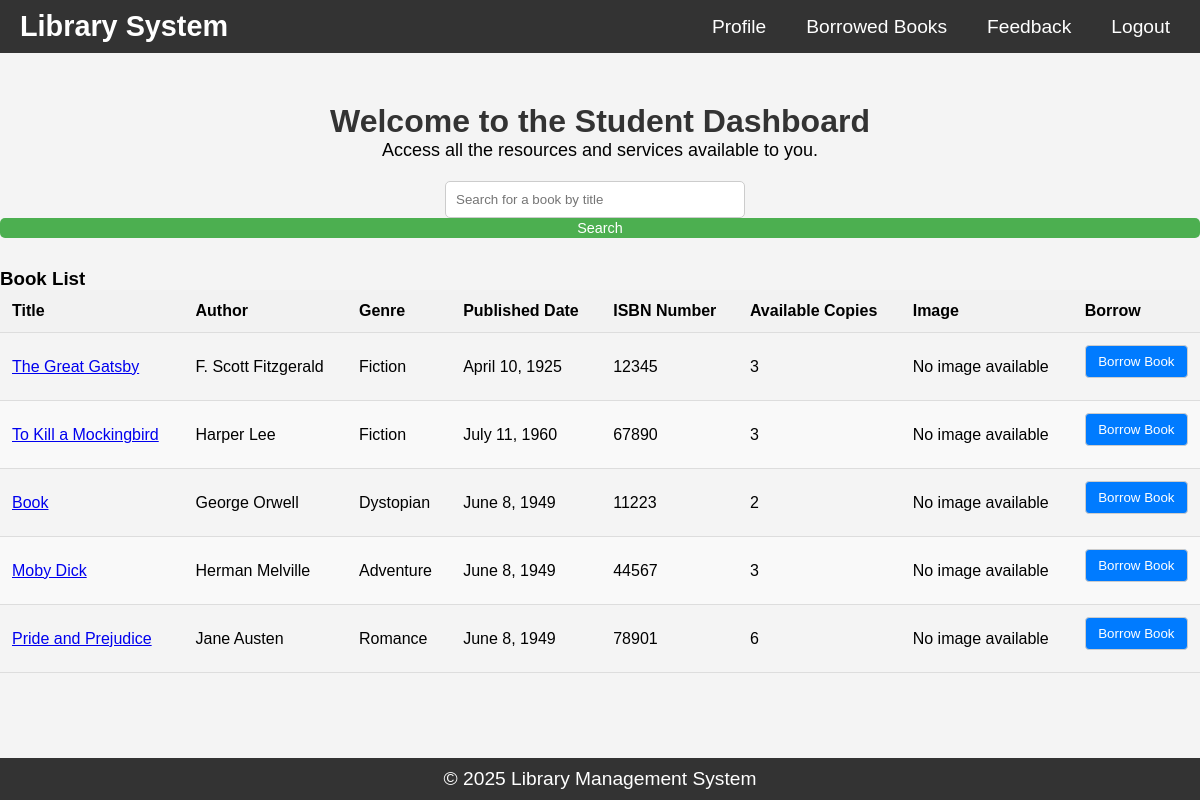
/student/dashboard/ (signed in), run on the app's committed database.
### lib/models.py (models this page shows, shortened)
class Book(models.Model):
    title = models.CharField(max_length=200)
    author = models.CharField(max_length=200)
    genre = models.CharField(max_length=200)
    published_date = models.DateField()
    isbn_number = models.CharField(max_length=13, unique=True)
    available_copies = models.IntegerField()
    image = models.ImageField(upload_to='book_images/', blank=True, null=True)  # Add this line

### lib/views.py (the view)
# urls.py: path('student/dashboard/', views.student_dashboard, name='student_dashboard'),
@login_required(login_url='/login/')
def student_dashboard(request):
    query = request.GET.get('q')
    if query:
        books = Book.objects.filter(title__icontains=query)
    else:
        books = Book.objects.all()
    return render(request, 'lib/student_dashboard.html', {'books': books})

### lib/templates/lib/student_dashboard.html (shortened to what this page needs)
{% load static %}
<!DOCTYPE html>
<html lang="en">
<head>
    <link rel="stylesheet" href="{% static 'css/styles.css' %}">
</head>
<body>
    <nav>
        <div class="navbar">
            <a href="{% url 'lib:home' %}" class="brand">Library System</a>
            <div class="nav-links">
                <a href="{% url 'lib:student_profile' %}" class="profile-icon">Profile</a>
                <a href="{% url 'lib:student_borrowed_books' %}">Borrowed Books</a>
                <a href="{% url 'lib:student_feedback' %}">Feedback</a>
                <a href="{% url 'lib:logout_views' %}">Logout</a>
            </div>
        </div>
    </nav>
    <div class="content-section">
        <div class="welcome-message">
            <h2>Welcome to the Student Dashboard</h2>
            <p>Access all the resources and services available to you.</p>
        </div>
        <div class="search-form">
            <form method="GET" action="{% url 'lib:student_dashboard' %}">
                <input type="text" name="q" placeholder="Search for a book by title" value="{{ request.GET.q }}">
                <button type="submit">Search</button>
            </form>
        </div>
        <div class="book-list">
            <h3>Book List</h3>
            <table>
                <thead>
                    <tr>
                        <th>Title</th>
                        <th>Author</th>
                        <th>Genre</th>
                        <th>Published Date</th>
                        <th>ISBN Number</th>
                        <th>Available Copies</th>
                        <th>Image</th>
                        <th>Borrow</th>
                    </tr>
                </thead>
                <tbody>
                    {% for book in books %}
                    <tr>
                        <td>
                            <a href="{% url 'lib:book_detail_stu' book.isbn_number %}">{{ book.title }}</a>
                        </td>
                        <td>{{ book.author }}</td>
                        <td>{{ book.genre }}</td>
                        <td>{{ book.published_date }}</td>
                        <td>{{ book.isbn_number }}</td>
                        <td>{{ book.available_copies }}</td>
                        <td>
                            {% if book.image %}
                                <img src="{{ book.image.url }}" alt="{{ book.title }}">
                            {% else %}
                                No image available
                            {% endif %}
                        </td>
                        <td>
                            {% if book.available_copies > 0 %}
                                <form method="POST" action="{% url 'lib:borrow_book' book.isbn_number %}">
                                    <button type="submit">Borrow Book</button>
                                </form>
                            {% else %}
                                <span>Not available</span>
                            {% endif %}
                        </td>
                    </tr>
                    {% empty %}
                    <tr>
                        <td colspan="8">No books available.</td>
                    </tr>
                    {% endfor %}
                </tbody>
            </table>
        </div>
    </div>
    <footer>
        <div class="footer-content">
            <p>&copy; 2025 Library Management System</p>
        </div>
    </footer>
</body>
</html>

### data on the page
Book: title "The Great Gatsby", author "F. Scott Fitzgerald", genre "Fiction", published_date "April 10, 1925", isbn_number "12345", available_copies "3", image "No image available", shows "Borrow Book"
Book: title "To Kill a Mockingbird", author "Harper Lee", genre "Fiction", published_date "July 11, 1960", isbn_number "67890", available_copies "3", image "No image available", shows "Borrow Book"
Book: title "Book", author "George Orwell", genre "Dystopian", published_date "June 8, 1949", isbn_number "11223", available_copies "2", image "No image available", shows "Borrow Book"
Book: title "Moby Dick", author "Herman Melville", genre "Adventure", published_date "June 8, 1949", isbn_number "44567", available_copies "3", image "No image available", shows "Borrow Book"
Book: title "Pride and Prejudice", author "Jane Austen", genre "Romance", published_date "June 8, 1949", isbn_number "78901", available_copies "6", image "No image available", shows "Borrow Book"
